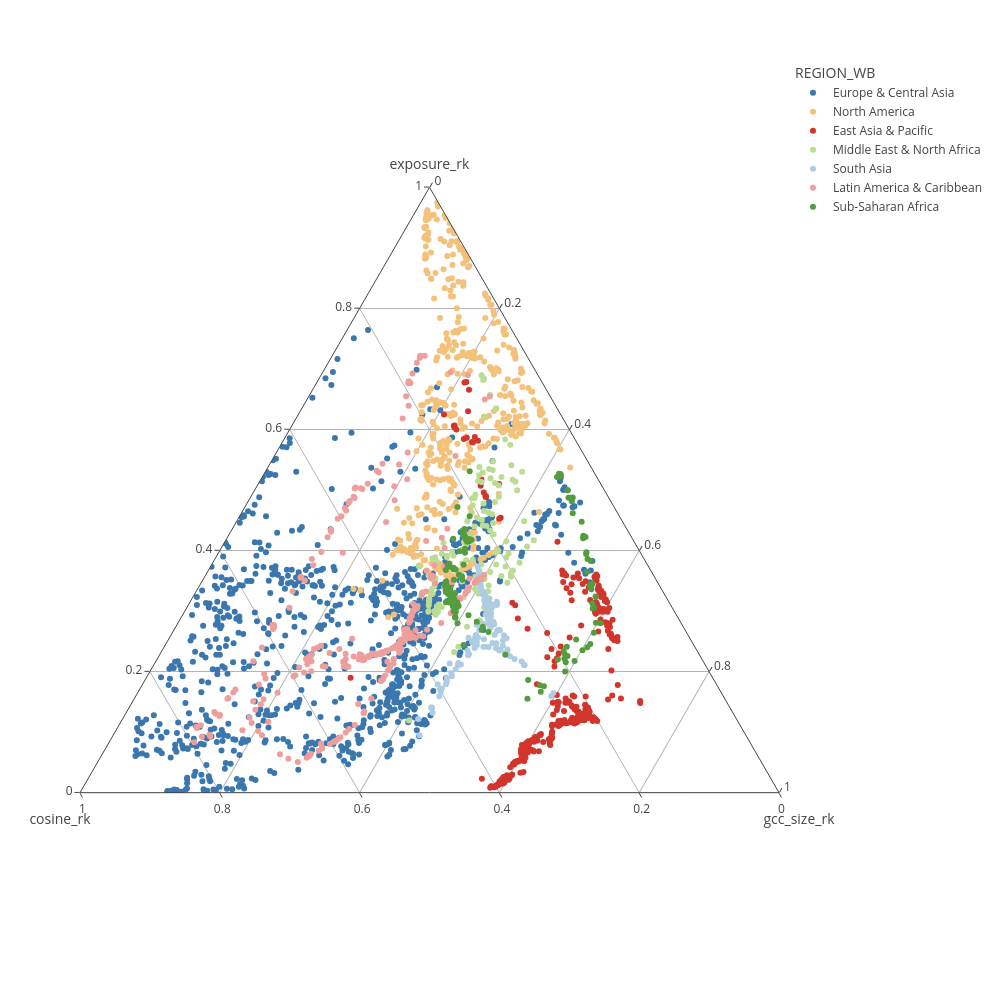

Notebook code cell kept with this figure:
### Code cell
# Full ternary phase diagram for all networks.
# Three feature columns are rank-transformed (pct=True → 0–1 percentile) so
# the ternary axes are directly comparable regardless of original units.
# Plotly's scatter_ternary is used because it natively supports the simplex
# coordinate system. Region colours follow the WB standard scheme.

pio.templates.default = "none"

parameters_df_concat = pd.read_csv(f"{data_path}viz/3_ft_parameters_df.csv", index_col=0)

# Add country information
network_country_attri_df = pd.read_csv(f"{data_path}viz/net_4190_join_country_attri_raw.csv",
                                       index_col=0)
parameters_country_merge = pd.merge(parameters_df_concat,
                                    network_country_attri_df[['net_id', 'REGION_WB']],
                                    left_on='net_id',
                                    right_on='net_id')

# Convert parameter columns to percentile ranks
parameters_country_merge['exposure_rk'] = parameters_country_merge.exposure_rp100.rank(pct = True)
parameters_country_merge['cosine_rk'] = parameters_country_merge.cosine_depth30cm_freq90th_RP100.rank(pct = True)
parameters_country_merge['gcc_size_rk'] = parameters_country_merge.gcc_num_nodes_node_norm.rank(pct = True)



fig = px.scatter_ternary(parameters_country_merge,
                         a="exposure_rk",
                         b="cosine_rk",
                         c="gcc_size_rk",
                         color  = 'REGION_WB',
                         color_discrete_map = {"Europe & Central Asia": "rgb(59, 119, 175)",
                                               "North America": "rgb(244, 193, 123)",
                                               "East Asia & Pacific": "rgb(209, 53, 43)",
                                               "Middle East & North Africa": "rgb(187, 221, 147)",
                                               "South Asia": "rgb(174, 205, 226)",
                                               "Latin America & Caribbean": "rgb(238, 159, 156)",
                                               "Sub-Saharan Africa": "rgb(84, 157, 62)"},
                        width=1000, height=1000)
fig.show()

### Figure 1 — Plotly figure (JSON) as saved in the notebook; plotly's stock layout.template omitted (floating-point values rounded to 4 significant figures; data arrays with more than 128 entries replaced by an {"elided": "..."} marker saying what was removed)
{"data": [{"a": {"elided": "910 float values"}, "b": {"elided": "910 float values"}, "c": {"elided": "910 float values"}, "hovertemplate": "REGION_WB=Europe & Central Asia<br>exposure_rk=%{a}<br>cosine_rk=%{b}<br>gcc_size_rk=%{c}<extra></extra>", "legendgroup": "Europe & Central Asia", "marker": {"color": "rgb(59, 119, 175)", "symbol": "circle"}, "mode": "markers", "name": "Europe & Central Asia", "showlegend": true, "subplot": "ternary", "type": "scatterternary"}, {"a": {"elided": "475 float values"}, "b": {"elided": "475 float values"}, "c": {"elided": "475 float values"}, "hovertemplate": "REGION_WB=North America<br>exposure_rk=%{a}<br>cosine_rk=%{b}<br>gcc_size_rk=%{c}<extra></extra>", "legendgroup": "North America", "marker": {"color": "rgb(244, 193, 123)", "symbol": "circle"}, "mode": "markers", "name": "North America", "showlegend": true, "subplot": "ternary", "type": "scatterternary"}, {"a": {"elided": "320 float values"}, "b": {"elided": "320 float values"}, "c": {"elided": "320 float values"}, "hovertemplate": "REGION_WB=East Asia & Pacific<br>exposure_rk=%{a}<br>cosine_rk=%{b}<br>gcc_size_rk=%{c}<extra></extra>", "legendgroup": "East Asia & Pacific", "marker": {"color": "rgb(209, 53, 43)", "symbol": "circle"}, "mode": "markers", "name": "East Asia & Pacific", "showlegend": true, "subplot": "ternary", "type": "scatterternary"}, {"a": {"elided": "131 float values"}, "b": {"elided": "131 float values"}, "c": {"elided": "131 float values"}, "hovertemplate": "REGION_WB=Middle East & North Africa<br>exposure_rk=%{a}<br>cosine_rk=%{b}<br>gcc_size_rk=%{c}<extra></extra>", "legendgroup": "Middle East & North Africa", "marker": {"color": "rgb(187, 221, 147)", "symbol": "circle"}, "mode": "markers", "name": "Middle East & North Africa", "showlegend": true, "subplot": "ternary", "type": "scatterternary"}, {"a": {"elided": "143 float values"}, "b": {"elided": "143 float values"}, "c": {"elided": "143 float values"}, "hovertemplate": "REGION_WB=South Asia<br>exposure_rk=%{a}<br>cosine_rk=%{b}<br>gcc_size_rk=%{c}<extra></extra>", "legendgroup": "South Asia", "marker": {"color": "rgb(174, 205, 226)", "symbol": "circle"}, "mode": "markers", "name": "South Asia", "showlegend": true, "subplot": "ternary", "type": "scatterternary"}, {"a": {"elided": "280 float values"}, "b": {"elided": "280 float values"}, "c": {"elided": "280 float values"}, "hovertemplate": "REGION_WB=Latin America & Caribbean<br>exposure_rk=%{a}<br>cosine_rk=%{b}<br>gcc_size_rk=%{c}<extra></extra>", "legendgroup": "Latin America & Caribbean", "marker": {"color": "rgb(238, 159, 156)", "symbol": "circle"}, "mode": "markers", "name": "Latin America & Caribbean", "showlegend": true, "subplot": "ternary", "type": "scatterternary"}, {"a": {"elided": "148 float values"}, "b": {"elided": "148 float values"}, "c": {"elided": "148 float values"}, "hovertemplate": "REGION_WB=Sub-Saharan Africa<br>exposure_rk=%{a}<br>cosine_rk=%{b}<br>gcc_size_rk=%{c}<extra></extra>", "legendgroup": "Sub-Saharan Africa", "marker": {"color": "rgb(84, 157, 62)", "symbol": "circle"}, "mode": "markers", "name": "Sub-Saharan Africa", "showlegend": true, "subplot": "ternary", "type": "scatterternary"}], "layout": {"height": 1000, "legend": {"title": {"text": "REGION_WB"}, "tracegroupgap": 0}, "margin": {"t": 60}, "ternary": {"aaxis": {"title": {"text": "exposure_rk"}}, "baxis": {"title": {"text": "cosine_rk"}}, "caxis": {"title": {"text": "gcc_size_rk"}}, "domain": {"x": [0, 1], "y": [0, 1]}}, "width": 1000}}
